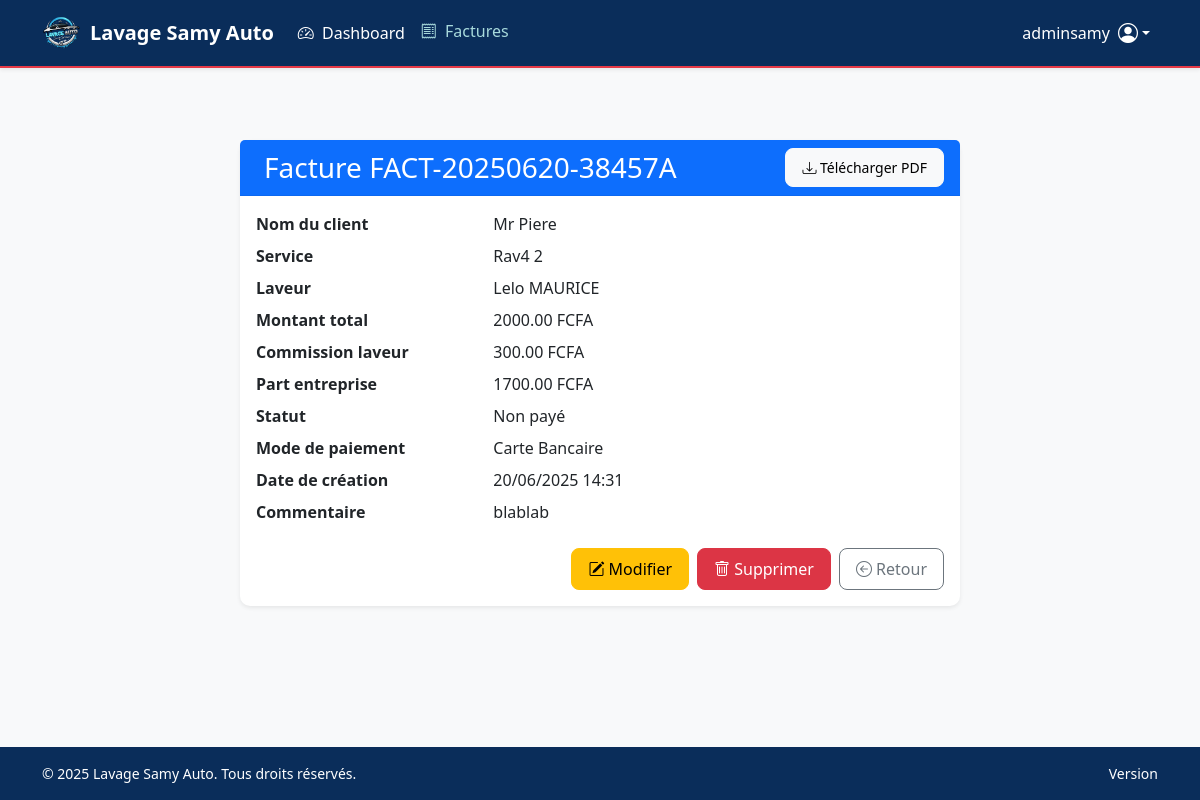
The page /gestion/factures/1/ (signed in) on the database its author committed.
### core/models.py (models this page shows, shortened)
class User(AbstractUser):
    ROLES = (
        ('admin', 'Admin'),
        ('caissier', 'Caissier'),
        ('laveur', 'Laveur'),
        ('superviseur', 'Superviseur'),
    )
    email = models.EmailField(unique=True)
    USERNAME_FIELD = 'email'
    REQUIRED_FIELDS = ['username']  # username est toujours requis pour AbstractUser
    nom_complet = models.CharField(max_length=100)
    role = models.CharField(max_length=20, choices=ROLES)
    telephone = models.CharField(max_length=20, blank=True)
    adresse = models.CharField(max_length=255, blank=True)
    date_creation = models.DateTimeField(auto_now_add=True)
    class Meta:
        ordering = ['-date_creation']

### gestion/models.py (models this page shows, shortened)
class Facture(models.Model):
    STATUTS = (
        ('payé', 'Payé'),
        ('non_payé', 'Non payé'),
        ('en_cours', 'En cours'),
    )
    MODES_PAIEMENT = (
        ('espèce', 'Espèce'),
        ('mobile', 'Mobile Money'),
        ('carte', 'Carte Bancaire'),
    )
    numero_facture = models.CharField(max_length=20, unique=True)
    nom_client = models.CharField(max_length=100, blank=True)
    auteur = models.ForeignKey(User, related_name="factures_creees", on_delete=models.PROTECT)
    service = models.ForeignKey(Service, on_delete=models.PROTECT)
    laveur = models.ForeignKey(
        User,
        related_name="factures_realisees",
        limit_choices_to={'role': 'laveur'},
        on_delete=models.PROTECT
    )
    montant = models.DecimalField(max_digits=10, decimal_places=2, help_text="Montant total payé par le client")
    montant_total = models.DecimalField(max_digits=10, decimal_places=2, editable=False)
    commission_laveur = models.DecimalField(max_digits=10, decimal_places=2, editable=False)
    part_entreprise = models.DecimalField(max_digits=10, decimal_places=2, editable=False)
    statut = models.CharField(max_length=20, choices=STATUTS, default='en_cours')
    mode_paiement = models.CharField(max_length=20, choices=MODES_PAIEMENT, default='espèce')
    date_heure = models.DateTimeField(auto_now_add=True)
    commentaire = models.TextField(blank=True)
    class Meta:
        ordering = ['-date_heure']
        verbose_name = "Facture"
        verbose_name_plural = "Factures"

class Service(models.Model):
    nom = models.CharField(max_length=100)
    prix_total = models.DecimalField(max_digits=10, decimal_places=2)
    commission_laveur = models.DecimalField(max_digits=10, decimal_places=2)
    description = models.TextField(blank=True)
    date_creation = models.DateTimeField(auto_now_add=True)
    class Meta:
        ordering = ['-date_creation']
        verbose_name = "Service"
        verbose_name_plural = "Services"

### gestion/views.py (the view)
# urls.py: path('factures/<int:pk>/', views.FactureDetailView.as_view(), name='facture-detail'),
class FactureDetailView(LoginRequiredMixin, DetailView):
    model = Facture
    template_name = 'gestion/factures/detail.html'
    context_object_name = 'facture'
    def get_queryset(self):
        return Facture.objects.all()

### gestion/templates/gestion/factures/detail.html (shortened to what this page needs)
{% extends "base.html" %}
{% load static %}
{% block content %}
<div class="container my-5">
    <div class="row justify-content-center">
        <div class="col-md-10 col-lg-8">
            <div class="card shadow-sm">
                <div class="card-header bg-primary text-white d-flex justify-content-between align-items-center">
                    <h3 class="mb-0"> Facture {{ facture.numero_facture }}</h3>
                    <a href="{% url 'gestion:facture-pdf' facture.pk %}" class="btn btn-light btn-sm" target="_blank">
                        <i class="bi bi-download"></i> Télécharger PDF
                    </a>
                </div>
                <div class="card-body">
                    <dl class="row mb-3">
                        <dt class="col-sm-4">Nom du client</dt>
                        <dd class="col-sm-8">{{ facture.nom_client|default:"-" }}</dd>
                        <dt class="col-sm-4">Service</dt>
                        <dd class="col-sm-8">{{ facture.service.nom }}</dd>
                        <dt class="col-sm-4">Laveur</dt>
                        <dd class="col-sm-8">{{ facture.laveur.get_full_name }}</dd>
                        <dt class="col-sm-4">Montant total</dt>
                        <dd class="col-sm-8">{{ facture.montant_total }} FCFA</dd>
                        <dt class="col-sm-4">Commission laveur</dt>
                        <dd class="col-sm-8">{{ facture.commission_laveur }} FCFA</dd>
                        <dt class="col-sm-4">Part entreprise</dt>
                        <dd class="col-sm-8">{{ facture.part_entreprise }} FCFA</dd>
                        <dt class="col-sm-4">Statut</dt>
                        <dd class="col-sm-8">{{ facture.get_statut_display }}</dd>
                        <dt class="col-sm-4">Mode de paiement</dt>
                        <dd class="col-sm-8">{{ facture.get_mode_paiement_display }}</dd>
                        <dt class="col-sm-4">Date de création</dt>
                        <dd class="col-sm-8">{{ facture.date_heure|date:"d/m/Y H:i" }}</dd>
                        <dt class="col-sm-4">Commentaire</dt>
                        <dd class="col-sm-8">{{ facture.commentaire|linebreaksbr|default:"-" }}</dd>
                    </dl>
                    <div class="d-flex justify-content-end gap-2">
                        <a href="{% url 'gestion:facture-detail' facture.pk %}" class="btn btn-warning">
                            <i class="bi bi-pencil-square"></i> Modifier
                        </a>
                        <a href="{% url 'gestion:facture-delete' facture.pk %}" class="btn btn-danger">
                            <i class="bi bi-trash"></i> Supprimer
                        </a>
                        <a href="{% url 'gestion:facture-list' %}" class="btn btn-outline-secondary">
                            <i class="bi bi-arrow-left-circle"></i> Retour
                        </a>
                    </div>
                </div>
            </div>
        </div>
    </div>
</div>
{% endblock %}

### core/templates/base.html (shortened to what this page needs)
{% load static %}
<!DOCTYPE html>
<html lang="fr" data-bs-theme="light">
<head>
    <link href="https://cdn.jsdelivr.net/npm/bootstrap@5.3.0/dist/css/bootstrap.min.css" rel="stylesheet">
    <link rel="stylesheet" href="https://cdn.jsdelivr.net/npm/bootstrap-icons@1.10.0/font/bootstrap-icons.css">
    <link href="{% static 'core/css/styles.css' %}" rel="stylesheet">
</head>
<body class="d-flex flex-column min-vh-100">
   <nav class="navbar navbar-expand-lg navbar-dark sticky-top shadow-sm" style="background-color: #0a2d5a; border-bottom: 2px solid #e63946;">
        <div class="container">
            <a class="navbar-brand d-flex align-items-center" href="{% url 'gestion:dashboard' %}">
                <img src="{% static 'core/images/logo.png' %}"
                     alt="Logo Lavage Samy Auto"
                     width="40"
                     height="40"
                     class="d-inline-block align-top me-2"
                     loading="lazy">
                <span class="fw-bold">Lavage Samy Auto</span>
            </a>
            <div class="collapse navbar-collapse" id="mainNavbar">
                <ul class="navbar-nav me-auto">
                    {% if user.is_authenticated %}
                        <li class="nav-item">
                            <a class="nav-link {% if request.resolver_match.url_name == 'dashboard' %}active{% endif %}"
                               href="{% url 'gestion:dashboard' %}">
                                <i class="bi bi-speedometer2 me-1"></i> Dashboard
                            </a>
                        </li>
                        {% if user.role in 'Admin Caissier' %}
                        <li class="nav-item">
                            <a class="nav-link {% if 'facture' in request.resolver_match.url_name %}active{% endif %}"
                               href="{% url 'gestion:facture-list' %}">
                                <i class="bi bi-receipt me-1"></i> Factures
                            </a>
                        </li>
                        {% endif %}
                    {% endif %}
                </ul>
                <ul class="navbar-nav">
                    {% if user.is_authenticated %}
                    <li class="nav-item dropdown">
                        <a class="nav-link dropdown-toggle d-flex align-items-center"
                           href="#"
                           role="button"
                           data-bs-toggle="dropdown"
                           aria-expanded="false">
                            <span class="me-2 d-none d-sm-inline">{{ user.get_full_name|default:user.username }}</span>
                            <i class="bi bi-person-circle fs-5"></i>
                        </a>
                    </li>
                    {% else %}
                    <li class="nav-item">
                        <a class="nav-link" href="{% url 'login' %}">
                            <i class="bi bi-box-arrow-in-right me-1"></i> Connexion
                        </a>
                    </li>
                    {% endif %}
                </ul>
            </div>
        </div>
    </nav>
    <main class="container flex-grow-1 my-4">
        {% block content %}{% endblock %}
    </main>
  <footer class="py-3 mt-auto" style="background-color: #0a2d5a; color: white;">
        <div class="container">
            <div class="row align-items-center">
                <div class="col-md-6 text-center text-md-start">
                    <p class="mb-0 small">
                        &copy; {% now "Y" %} Lavage Samy Auto. Tous droits réservés.
                    </p>
                </div>
                <div class="col-md-6 text-center text-md-end">
                    <p class="mb-0 small">
                        Version {{ APP_VERSION }}
                    </p>
                </div>
            </div>
        </div>
    </footer>
</body>
</html>

### core/static/core/css/styles.css (style rules this page uses)
body { font-family: 'Segoe UI', Tahoma, Geneva, Verdana, sans-serif; background-color: #f8f9fa; color: #333; }
:root { --primary-blue: #0a2d5a; --accent-blue: #004cb0b5; --light-blue: #a8dadc; --pure-white: #ffffff; }
.card { border: none; border-radius: 10px; box-shadow: 0 0 15px rgba(0, 0, 0, 0.05); margin-bottom: 20px; }
.card-header { background-color: #fff; border-bottom: 1px solid rgba(0, 0, 0, 0.05); font-weight: 600; }
.btn { border-radius: 8px; padding: 8px 16px; font-weight: 500; }
.nav-link { color: var(--pure-white) !important; transition: all 0.3s; }
.nav-link:hover, .nav-link.active { color: var(--light-blue) !important; transform: translateY(-2px); }
footer { background-color: var(--primary-blue) !important; color: var(--pure-white) !important; }

### rows shown on the page
User: get_full_name "adminsamy"
Facture: numero_facture "FACT-20250620-38457A", nom_client "Mr Piere", service.nom "Rav4 2", laveur.get_full_name "Lelo MAURICE", montant_total "2000.00", commission_laveur "300.00", part_entreprise "1700.00", statut "Non payé", mode_paiement "Carte Bancaire", date_heure "20/06/2025 14:31", commentaire "blablab"
